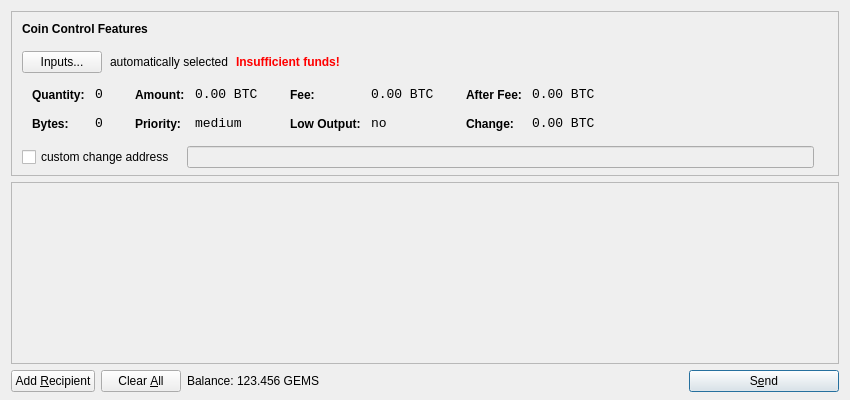
<?xml version="1.0" encoding="UTF-8"?>
<ui version="4.0">
 <class>SendCoinsDialog</class>
 <widget class="QDialog" name="SendCoinsDialog">
  <property name="geometry">
   <rect>
    <x>0</x>
    <y>0</y>
    <width>850</width>
    <height>400</height>
   </rect>
  </property>
  <property name="windowTitle">
   <string>Send Coins</string>
  </property>
  <layout class="QVBoxLayout" name="verticalLayout" stretch="0,1,0">
   <property name="bottomMargin">
    <number>8</number>
   </property>
   <item>
    <widget class="QFrame" name="frameCoinControl">
     <property name="sizePolicy">
      <sizepolicy hsizetype="Expanding" vsizetype="Expanding">
       <horstretch>0</horstretch>
       <verstretch>0</verstretch>
      </sizepolicy>
     </property>
     <property name="maximumSize">
      <size>
       <width>16777215</width>
       <height>16777215</height>
      </size>
     </property>
     <property name="frameShape">
      <enum>QFrame::StyledPanel</enum>
     </property>
     <property name="frameShadow">
      <enum>QFrame::Sunken</enum>
     </property>
     <layout class="QVBoxLayout" name="verticalLayoutCoinControl2">
      <property name="spacing">
       <number>-1</number>
      </property>
      <property name="leftMargin">
       <number>0</number>
      </property>
      <property name="topMargin">
       <number>0</number>
      </property>
      <property name="rightMargin">
       <number>0</number>
      </property>
      <property name="bottomMargin">
       <number>6</number>
      </property>
      <item>
       <layout class="QVBoxLayout" name="verticalLayoutCoinControl" stretch="0,0,0,0,1">
        <property name="spacing">
         <number>0</number>
        </property>
        <property name="leftMargin">
         <number>10</number>
        </property>
        <property name="topMargin">
         <number>10</number>
        </property>
        <item>
         <layout class="QHBoxLayout" name="horizontalLayoutCoinControl1">
          <property name="bottomMargin">
           <number>15</number>
          </property>
          <item>
           <widget class="QLabel" name="labelCoinControlFeatures">
            <property name="sizePolicy">
             <sizepolicy hsizetype="Preferred" vsizetype="Maximum">
              <horstretch>0</horstretch>
              <verstretch>0</verstretch>
             </sizepolicy>
            </property>
            <property name="font">
             <font>
              <weight>75</weight>
              <bold>true</bold>
             </font>
            </property>
            <property name="styleSheet">
             <string notr="true">font-weight:bold;</string>
            </property>
            <property name="text">
             <string>Coin Control Features</string>
            </property>
           </widget>
          </item>
         </layout>
        </item>
        <item>
         <layout class="QHBoxLayout" name="horizontalLayoutCoinControl2" stretch="0,0,0,0">
          <property name="spacing">
           <number>8</number>
          </property>
          <property name="bottomMargin">
           <number>10</number>
          </property>
          <item>
           <widget class="QPushButton" name="pushButtonCoinControl">
            <property name="styleSheet">
             <string notr="true"/>
            </property>
            <property name="text">
             <string>Inputs...</string>
            </property>
           </widget>
          </item>
          <item>
           <widget class="QLabel" name="labelCoinControlAutomaticallySelected">
            <property name="text">
             <string>automatically selected</string>
            </property>
            <property name="margin">
             <number>5</number>
            </property>
           </widget>
          </item>
          <item>
           <widget class="QLabel" name="labelCoinControlInsuffFunds">
            <property name="font">
             <font>
              <weight>75</weight>
              <bold>true</bold>
             </font>
            </property>
            <property name="styleSheet">
             <string notr="true">color:red;font-weight:bold;</string>
            </property>
            <property name="text">
             <string>Insufficient funds!</string>
            </property>
            <property name="margin">
             <number>5</number>
            </property>
           </widget>
          </item>
          <item>
           <spacer name="horizontalSpacerCoinControl">
            <property name="orientation">
             <enum>Qt::Horizontal</enum>
            </property>
            <property name="sizeHint" stdset="0">
             <size>
              <width>40</width>
              <height>1</height>
             </size>
            </property>
           </spacer>
          </item>
         </layout>
        </item>
        <item>
         <widget class="QWidget" name="widgetCoinControl" native="true">
          <property name="sizePolicy">
           <sizepolicy hsizetype="Preferred" vsizetype="Preferred">
            <horstretch>0</horstretch>
            <verstretch>0</verstretch>
           </sizepolicy>
          </property>
          <property name="minimumSize">
           <size>
            <width>0</width>
            <height>0</height>
           </size>
          </property>
          <property name="styleSheet">
           <string notr="true"/>
          </property>
          <layout class="QHBoxLayout" name="horizontalLayoutCoinControl5">
           <property name="margin">
            <number>0</number>
           </property>
           <item>
            <layout class="QHBoxLayout" name="horizontalLayoutCoinControl3" stretch="0,0,0,1">
             <property name="spacing">
              <number>20</number>
             </property>
             <property name="topMargin">
              <number>0</number>
             </property>
             <property name="bottomMargin">
              <number>10</number>
             </property>
             <item>
              <layout class="QFormLayout" name="formLayoutCoinControl1">
               <property name="horizontalSpacing">
                <number>10</number>
               </property>
               <property name="verticalSpacing">
                <number>14</number>
               </property>
               <property name="leftMargin">
                <number>10</number>
               </property>
               <property name="topMargin">
                <number>4</number>
               </property>
               <property name="rightMargin">
                <number>6</number>
               </property>
               <item row="0" column="0">
                <widget class="QLabel" name="labelCoinControlQuantityText">
                 <property name="styleSheet">
                  <string notr="true">font-weight:bold;</string>
                 </property>
                 <property name="text">
                  <string>Quantity:</string>
                 </property>
                 <property name="margin">
                  <number>0</number>
                 </property>
                </widget>
               </item>
               <item row="0" column="1">
                <widget class="QLabel" name="labelCoinControlQuantity">
                 <property name="font">
                  <font>
                   <family>Monospace</family>
                   <pointsize>10</pointsize>
                  </font>
                 </property>
                 <property name="cursor">
                  <cursorShape>IBeamCursor</cursorShape>
                 </property>
                 <property name="contextMenuPolicy">
                  <enum>Qt::ActionsContextMenu</enum>
                 </property>
                 <property name="text">
                  <string notr="true">0</string>
                 </property>
                 <property name="margin">
                  <number>0</number>
                 </property>
                 <property name="textInteractionFlags">
                  <set>Qt::LinksAccessibleByMouse|Qt::TextSelectableByKeyboard|Qt::TextSelectableByMouse</set>
                 </property>
                </widget>
               </item>
               <item row="1" column="0">
                <widget class="QLabel" name="labelCoinControlBytesText">
                 <property name="styleSheet">
                  <string notr="true">font-weight:bold;</string>
                 </property>
                 <property name="text">
                  <string>Bytes:</string>
                 </property>
                </widget>
               </item>
               <item row="1" column="1">
                <widget class="QLabel" name="labelCoinControlBytes">
                 <property name="font">
                  <font>
                   <family>Monospace</family>
                   <pointsize>10</pointsize>
                  </font>
                 </property>
                 <property name="cursor">
                  <cursorShape>IBeamCursor</cursorShape>
                 </property>
                 <property name="contextMenuPolicy">
                  <enum>Qt::ActionsContextMenu</enum>
                 </property>
                 <property name="text">
                  <string notr="true">0</string>
                 </property>
                 <property name="textInteractionFlags">
                  <set>Qt::LinksAccessibleByMouse|Qt::TextSelectableByKeyboard|Qt::TextSelectableByMouse</set>
                 </property>
                </widget>
               </item>
              </layout>
             </item>
             <item>
              <layout class="QFormLayout" name="formLayoutCoinControl2">
               <property name="horizontalSpacing">
                <number>10</number>
               </property>
               <property name="verticalSpacing">
                <number>14</number>
               </property>
               <property name="leftMargin">
                <number>6</number>
               </property>
               <property name="topMargin">
                <number>4</number>
               </property>
               <property name="rightMargin">
                <number>6</number>
               </property>
               <item row="0" column="0">
                <widget class="QLabel" name="labelCoinControlAmountText">
                 <property name="styleSheet">
                  <string notr="true">font-weight:bold;</string>
                 </property>
                 <property name="text">
                  <string>Amount:</string>
                 </property>
                 <property name="margin">
                  <number>0</number>
                 </property>
                </widget>
               </item>
               <item row="0" column="1">
                <widget class="QLabel" name="labelCoinControlAmount">
                 <property name="font">
                  <font>
                   <family>Monospace</family>
                   <pointsize>10</pointsize>
                  </font>
                 </property>
                 <property name="cursor">
                  <cursorShape>IBeamCursor</cursorShape>
                 </property>
                 <property name="contextMenuPolicy">
                  <enum>Qt::ActionsContextMenu</enum>
                 </property>
                 <property name="text">
                  <string notr="true">0.00 BTC</string>
                 </property>
                 <property name="textInteractionFlags">
                  <set>Qt::LinksAccessibleByMouse|Qt::TextSelectableByKeyboard|Qt::TextSelectableByMouse</set>
                 </property>
                </widget>
               </item>
               <item row="1" column="0">
                <widget class="QLabel" name="labelCoinControlPriorityText">
                 <property name="styleSheet">
                  <string notr="true">font-weight:bold;</string>
                 </property>
                 <property name="text">
                  <string>Priority:</string>
                 </property>
                </widget>
               </item>
               <item row="1" column="1">
                <widget class="QLabel" name="labelCoinControlPriority">
                 <property name="font">
                  <font>
                   <family>Monospace</family>
                   <pointsize>10</pointsize>
                  </font>
                 </property>
                 <property name="cursor">
                  <cursorShape>IBeamCursor</cursorShape>
                 </property>
                 <property name="contextMenuPolicy">
                  <enum>Qt::ActionsContextMenu</enum>
                 </property>
                 <property name="text">
                  <string>medium</string>
                 </property>
                 <property name="textInteractionFlags">
                  <set>Qt::LinksAccessibleByMouse|Qt::TextSelectableByKeyboard|Qt::TextSelectableByMouse</set>
                 </property>
                </widget>
               </item>
              </layout>
             </item>
             <item>
              <layout class="QFormLayout" name="formLayoutCoinControl3">
               <property name="horizontalSpacing">
                <number>10</number>
               </property>
               <property name="verticalSpacing">
                <number>14</number>
               </property>
               <property name="leftMargin">
                <number>6</number>
               </property>
               <property name="topMargin">
                <number>4</number>
               </property>
               <property name="rightMargin">
                <number>6</number>
               </property>
               <item row="0" column="0">
                <widget class="QLabel" name="labelCoinControlFeeText">
                 <property name="styleSheet">
                  <string notr="true">font-weight:bold;</string>
                 </property>
                 <property name="text">
                  <string>Fee:</string>
                 </property>
                 <property name="margin">
                  <number>0</number>
                 </property>
                </widget>
               </item>
               <item row="0" column="1">
                <widget class="QLabel" name="labelCoinControlFee">
                 <property name="font">
                  <font>
                   <family>Monospace</family>
                   <pointsize>10</pointsize>
                  </font>
                 </property>
                 <property name="cursor">
                  <cursorShape>IBeamCursor</cursorShape>
                 </property>
                 <property name="contextMenuPolicy">
                  <enum>Qt::ActionsContextMenu</enum>
                 </property>
                 <property name="text">
                  <string notr="true">0.00 BTC</string>
                 </property>
                 <property name="textInteractionFlags">
                  <set>Qt::LinksAccessibleByMouse|Qt::TextSelectableByKeyboard|Qt::TextSelectableByMouse</set>
                 </property>
                </widget>
               </item>
               <item row="1" column="0">
                <widget class="QLabel" name="labelCoinControlLowOutputText">
                 <property name="styleSheet">
                  <string notr="true">font-weight:bold;</string>
                 </property>
                 <property name="text">
                  <string>Low Output:</string>
                 </property>
                </widget>
               </item>
               <item row="1" column="1">
                <widget class="QLabel" name="labelCoinControlLowOutput">
                 <property name="font">
                  <font>
                   <family>Monospace</family>
                   <pointsize>10</pointsize>
                  </font>
                 </property>
                 <property name="cursor">
                  <cursorShape>IBeamCursor</cursorShape>
                 </property>
                 <property name="contextMenuPolicy">
                  <enum>Qt::ActionsContextMenu</enum>
                 </property>
                 <property name="text">
                  <string>no</string>
                 </property>
                 <property name="textInteractionFlags">
                  <set>Qt::LinksAccessibleByMouse|Qt::TextSelectableByKeyboard|Qt::TextSelectableByMouse</set>
                 </property>
                </widget>
               </item>
              </layout>
             </item>
             <item>
              <layout class="QFormLayout" name="formLayoutCoinControl4">
               <property name="horizontalSpacing">
                <number>10</number>
               </property>
               <property name="verticalSpacing">
                <number>14</number>
               </property>
               <property name="leftMargin">
                <number>6</number>
               </property>
               <property name="topMargin">
                <number>4</number>
               </property>
               <property name="rightMargin">
                <number>6</number>
               </property>
               <item row="0" column="0">
                <widget class="QLabel" name="labelCoinControlAfterFeeText">
                 <property name="styleSheet">
                  <string notr="true">font-weight:bold;</string>
                 </property>
                 <property name="text">
                  <string>After Fee:</string>
                 </property>
                 <property name="margin">
                  <number>0</number>
                 </property>
                </widget>
               </item>
               <item row="0" column="1">
                <widget class="QLabel" name="labelCoinControlAfterFee">
                 <property name="font">
                  <font>
                   <family>Monospace</family>
                   <pointsize>10</pointsize>
                  </font>
                 </property>
                 <property name="cursor">
                  <cursorShape>IBeamCursor</cursorShape>
                 </property>
                 <property name="contextMenuPolicy">
                  <enum>Qt::ActionsContextMenu</enum>
                 </property>
                 <property name="text">
                  <string notr="true">0.00 BTC</string>
                 </property>
                 <property name="textInteractionFlags">
                  <set>Qt::LinksAccessibleByMouse|Qt::TextSelectableByKeyboard|Qt::TextSelectableByMouse</set>
                 </property>
                </widget>
               </item>
               <item row="1" column="0">
                <widget class="QLabel" name="labelCoinControlChangeText">
                 <property name="styleSheet">
                  <string notr="true">font-weight:bold;</string>
                 </property>
                 <property name="text">
                  <string>Change:</string>
                 </property>
                </widget>
               </item>
               <item row="1" column="1">
                <widget class="QLabel" name="labelCoinControlChange">
                 <property name="font">
                  <font>
                   <family>Monospace</family>
                   <pointsize>10</pointsize>
                  </font>
                 </property>
                 <property name="cursor">
                  <cursorShape>IBeamCursor</cursorShape>
                 </property>
                 <property name="contextMenuPolicy">
                  <enum>Qt::ActionsContextMenu</enum>
                 </property>
                 <property name="text">
                  <string notr="true">0.00 BTC</string>
                 </property>
                 <property name="textInteractionFlags">
                  <set>Qt::LinksAccessibleByMouse|Qt::TextSelectableByKeyboard|Qt::TextSelectableByMouse</set>
                 </property>
                </widget>
               </item>
              </layout>
             </item>
            </layout>
           </item>
          </layout>
         </widget>
        </item>
        <item>
         <layout class="QHBoxLayout" name="horizontalLayoutCoinControl4" stretch="0,0,0">
          <property name="spacing">
           <number>12</number>
          </property>
          <property name="sizeConstraint">
           <enum>QLayout::SetDefaultConstraint</enum>
          </property>
          <property name="topMargin">
           <number>5</number>
          </property>
          <property name="rightMargin">
           <number>5</number>
          </property>
          <item>
           <widget class="QCheckBox" name="checkBoxCoinControlChange">
            <property name="text">
             <string>custom change address</string>
            </property>
           </widget>
          </item>
          <item>
           <widget class="QLineEdit" name="lineEditCoinControlChange">
            <property name="enabled">
             <bool>false</bool>
            </property>
            <property name="sizePolicy">
             <sizepolicy hsizetype="Expanding" vsizetype="Fixed">
              <horstretch>0</horstretch>
              <verstretch>0</verstretch>
             </sizepolicy>
            </property>
           </widget>
          </item>
          <item>
           <widget class="QLabel" name="labelCoinControlChangeLabel">
            <property name="sizePolicy">
             <sizepolicy hsizetype="Preferred" vsizetype="Expanding">
              <horstretch>0</horstretch>
              <verstretch>0</verstretch>
             </sizepolicy>
            </property>
            <property name="minimumSize">
             <size>
              <width>0</width>
              <height>0</height>
             </size>
            </property>
            <property name="text">
             <string/>
            </property>
            <property name="margin">
             <number>3</number>
            </property>
           </widget>
          </item>
         </layout>
        </item>
        <item>
         <spacer name="verticalSpacerCoinControl">
          <property name="orientation">
           <enum>Qt::Vertical</enum>
          </property>
          <property name="sizeHint" stdset="0">
           <size>
            <width>800</width>
            <height>1</height>
           </size>
          </property>
         </spacer>
        </item>
       </layout>
      </item>
     </layout>
    </widget>
   </item>
   <item>
    <widget class="QScrollArea" name="scrollArea">
     <property name="widgetResizable">
      <bool>true</bool>
     </property>
     <widget class="QWidget" name="scrollAreaWidgetContents">
      <property name="geometry">
       <rect>
        <x>0</x>
        <y>0</y>
        <width>830</width>
        <height>165</height>
       </rect>
      </property>
      <layout class="QVBoxLayout" name="verticalLayout_2">
       <property name="margin">
        <number>0</number>
       </property>
       <item>
        <layout class="QVBoxLayout" name="entries">
         <property name="spacing">
          <number>6</number>
         </property>
        </layout>
       </item>
       <item>
        <spacer name="verticalSpacer">
         <property name="orientation">
          <enum>Qt::Vertical</enum>
         </property>
         <property name="sizeHint" stdset="0">
          <size>
           <width>20</width>
           <height>40</height>
          </size>
         </property>
        </spacer>
       </item>
      </layout>
     </widget>
    </widget>
   </item>
   <item>
    <layout class="QHBoxLayout" name="horizontalLayout">
     <item>
      <widget class="QPushButton" name="addButton">
       <property name="toolTip">
        <string>Send to multiple recipients at once</string>
       </property>
       <property name="text">
        <string>Add &amp;Recipient</string>
       </property>
       <property name="icon">
        <iconset resource="../bitcoin.qrc">
         <normaloff>:/icons/add</normaloff>:/icons/add</iconset>
       </property>
       <property name="autoDefault">
        <bool>false</bool>
       </property>
      </widget>
     </item>
     <item>
      <widget class="QPushButton" name="clearButton">
       <property name="sizePolicy">
        <sizepolicy hsizetype="Minimum" vsizetype="Fixed">
         <horstretch>0</horstretch>
         <verstretch>0</verstretch>
        </sizepolicy>
       </property>
       <property name="toolTip">
        <string>Remove all transaction fields</string>
       </property>
       <property name="text">
        <string>Clear &amp;All</string>
       </property>
       <property name="icon">
        <iconset resource="../bitcoin.qrc">
         <normaloff>:/icons/remove</normaloff>:/icons/remove</iconset>
       </property>
       <property name="autoRepeatDelay">
        <number>300</number>
       </property>
       <property name="autoDefault">
        <bool>false</bool>
       </property>
      </widget>
     </item>
     <item>
      <layout class="QHBoxLayout" name="horizontalLayout_2">
       <property name="spacing">
        <number>3</number>
       </property>
       <item>
        <widget class="QLabel" name="label">
         <property name="text">
          <string>Balance:</string>
         </property>
        </widget>
       </item>
       <item>
        <widget class="QLabel" name="labelBalance">
         <property name="cursor">
          <cursorShape>IBeamCursor</cursorShape>
         </property>
         <property name="text">
          <string>123.456 GEMS</string>
         </property>
         <property name="textInteractionFlags">
          <set>Qt::LinksAccessibleByMouse|Qt::TextSelectableByKeyboard|Qt::TextSelectableByMouse</set>
         </property>
        </widget>
       </item>
      </layout>
     </item>
     <item>
      <spacer name="horizontalSpacer">
       <property name="orientation">
        <enum>Qt::Horizontal</enum>
       </property>
       <property name="sizeHint" stdset="0">
        <size>
         <width>40</width>
         <height>20</height>
        </size>
       </property>
      </spacer>
     </item>
     <item>
      <widget class="QPushButton" name="sendButton">
       <property name="minimumSize">
        <size>
         <width>150</width>
         <height>0</height>
        </size>
       </property>
       <property name="toolTip">
        <string>Confirm the send action</string>
       </property>
       <property name="text">
        <string>S&amp;end</string>
       </property>
       <property name="icon">
        <iconset resource="../bitcoin.qrc">
         <normaloff>:/icons/send</normaloff>:/icons/send</iconset>
       </property>
       <property name="default">
        <bool>true</bool>
       </property>
      </widget>
     </item>
    </layout>
   </item>
  </layout>
 </widget>
 <resources>
  <include location="../bitcoin.qrc"/>
 </resources>
 <connections/>
</ui>
